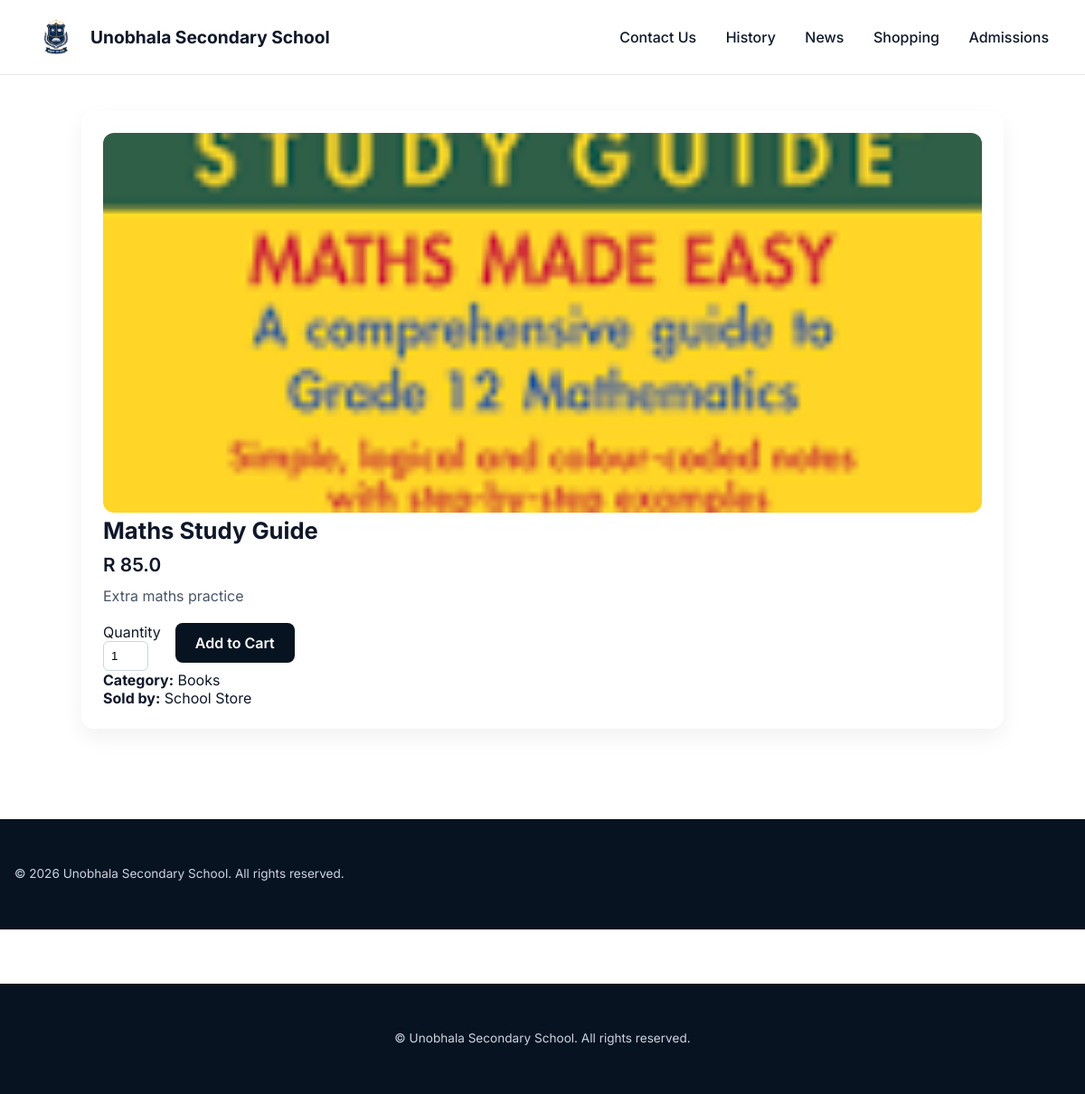
Page /product/6 on the committed database.
### tables this page shows
CREATE TABLE products (
        id INTEGER PRIMARY KEY AUTOINCREMENT,
        name TEXT NOT NULL,
        description TEXT,
        price REAL,
        image TEXT,
        category TEXT
    );

### app.py (the view)
@app.route("/product/<int:product_id>")
def product_detail(product_id):
    conn = get_db()
    try:
        product = conn.execute(
            "SELECT * FROM products WHERE id = ?",
            (product_id,)
        ).fetchone()
    finally:
        conn.close()
    if not product:
        return render_template("404.html"), 404
    return render_template("product_detail.html", product=product)

### app.py (called while the page is built)
def get_db():
    conn = sqlite3.connect(DB_PATH)
    conn.row_factory = sqlite3.Row
    conn.execute("PRAGMA foreign_keys = ON")
    return conn

@app.context_processor
def inject_cart_count():
    cart = session.get("cart", [])
    count = sum(item.get("quantity", 0) for item in cart if isinstance(item, dict))
    return dict(cart_count=count)

### templates/product_detail.html (shortened to what this page needs)
{% extends "base.html" %}
{% block extra_css %}
<link rel="stylesheet" href="{{ url_for('static', filename='css/product_detail.css') }}">
<link rel="stylesheet" href="{{ url_for('static', filename='css/news.css') }}">
{% endblock %}
{% block content %}
<section class="product-detail-container">
        <div class="product-detail-container">
            <div class="product-detail-card">
                <div class="product-image-section">
                    <img
                    src="{{ url_for('static', filename='uploads/' ~ product.image) }}"
                    alt="{{ product.name }}"
                    class="product-detail-image"
                    >
                <div class="product-info-section">
                    <h1 class="product-title">{{ product.name }}</h1>
                    <p class="product-price">R {{ product.price }}</p>
                    {% if product.description %}
                    <p class="product-description">
                        {{ product.description }}
                    </p>
                    {% endif %}
                    <form method="POST" action="{{ url_for('add_to_cart', product_id=product.id) }}" class="buy-section">
                        <div class="qty-box">
                            <label>Quantity</label>
                            <input type="number" name="quantity" value="1" min="1">
                        </div>
                        <a href="{{ url_for('add_to_cart', product_id=product.id) }}" class="add-cart-btn">
                            Add to Cart
                        </a>
                    </form>
                </div>
                <div class="product-meta">
                    <p><strong>Category:</strong> {{ product.category }}</p>
                    <p><strong>Sold by:</strong> School Store</p>
                </div>
            </div>
    </div>
</section>
<footer class="site-footer">
    <p>© <span id="year"></span> Unobhala Secondary School. All rights reserved.</p>
</footer>
{% endblock %}

### static/css/style.css (style rules this page uses)
* { margin: 0; padding: 0; box-sizing: border-box; }
body { font-family: 'Inter', sans-serif; color: #0f172a; background: #ffffff; }
.site-footer { margin-top: 60px; background-color: #081322; color: #cbd5e1; padding: 50px 16px; }
.site-footer p { font-size: 0.85rem; line-height: 1.6; margin: 0; font-weight: 400; }

### static/css/product_detail.css (style rules this page uses)
.product-detail-container { padding:20px; max-width:1100px; margin:auto; }
.product-detail-card { display:flex; gap:40px; background:white; padding:24px; border-radius:14px; box-shadow:0 10px 25px rgba(0,0,0,0.06); }
.product-image-section { flex:1; }
.product-detail-image { width:100%; height:420px; object-fit:cover; border-radius:12px; }
.product-info-section { flex:1; }
.product-title { font-size:1.6rem; margin-bottom:10px; }
.product-price { font-size:1.3rem; font-weight:600; color:#0f172a; margin-bottom:12px; }
.product-description { color:#475569; margin-bottom:20px; }
.buy-section { display:flex; align-items:end; gap:16px; }
.qty-box { display:flex; flex-direction:column; }
.qty-box input { width:50px; padding:8px; border:1px solid #cbd5e1; border-radius:6px; }
.add-cart-btn { background:#081322; color:white; border:none; padding:12px 22px; border-radius:8px; font-weight:600; cursor:pointer; margin-bottom: 9px; text-align: center; text-decoration: none; }

### rows in the picture
products: image (picture), name "Maths Study Guide", price "85.0", description "Extra maths practice", category "Books"
